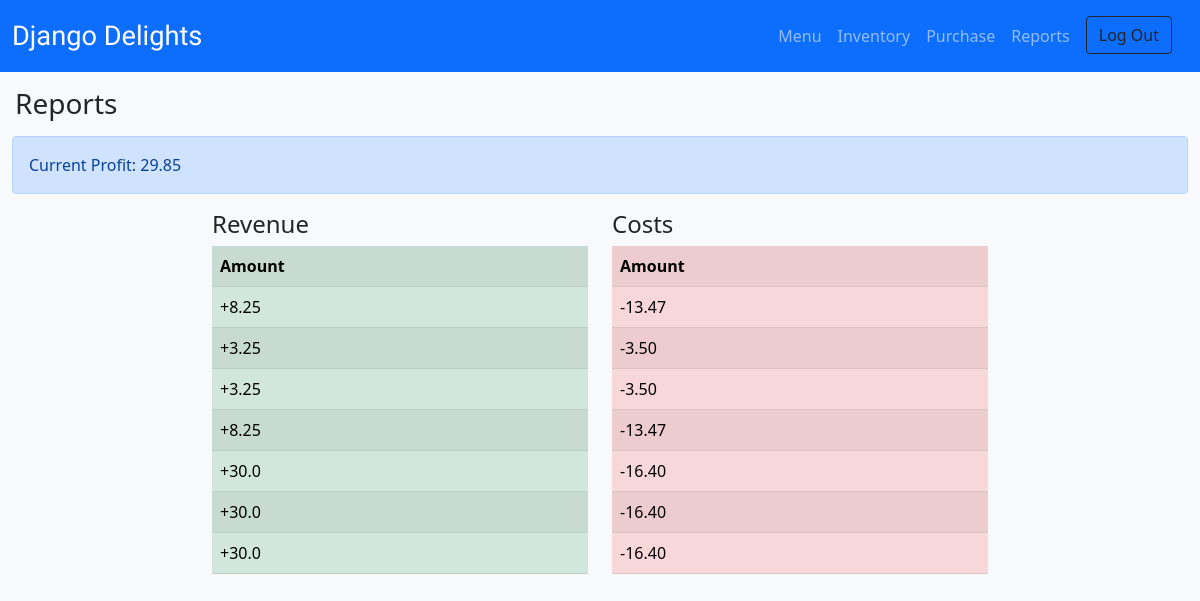
/report/ (signed in), run on the app's committed database.
### djangodelights/models.py (models this page shows, shortened)
class MenuItem(models.Model):
    title = models.CharField(max_length=100)
    price = models.FloatField()

### djangodelights/views.py (the view)
# urls.py: path("report/", views.ReportView.as_view(), name="report"),
class ReportView(LoginRequiredMixin, TemplateView):
    template_name = "djangodelights/report.html"
    def get_context_data(self):
        context = super().get_context_data()
        context["purchases"] = Purchase.objects.all()
        context["revenues"] = [purchase.revenue() for purchase in Purchase.objects.all()]
        context["costs"] = [purchase.cost() for purchase in Purchase.objects.all()]
        context["profit"] = sum([purchase.profit() for purchase in Purchase.objects.all()])
        return context

### djangodelights/models.py (called while the page is built)
    def revenue(self):
        return self.menu_item.price

    def cost(self):
        total = 0
        reqs = RecipeRequirement.objects.filter(menu_item=self.menu_item.id)
        for req in reqs:
            price = req.quantity * req.ingredient.unit_price
            total += price
        return total

    def profit(self):
        return self.revenue() - self.cost()

### djangodelights/templates/djangodelights/report.html (shortened to what this page needs)
{% extends 'base.html'%}
{% load static %}
{% block content %}
<h3>Reports</h3>
<div class="container-fluid">
  <div class="alert alert-primary" role="alert">
  Current Profit: {{profit|floatformat:2}}
  </div>
  <div class="row align-items-center">
    <div class="col-4">
      <h4>Revenue</h4>
      <table class="table table-success table-striped">
        <tr>
          <th>Amount</th>
        </tr>
        {% for revenue in revenues %}
        <tr>
          <td>+{{revenue}}</td>
        </tr>
        {% endfor %}
      </table>
    </div>
      <div class="col-4">
      <h4>Costs</h4>
      <table class="table table-danger table-striped">
        <tr>
          <th>Amount</th>
        </tr>
        {% for cost in costs %}
        <tr>
          <td>-{{cost|floatformat:2}}</td>
        </tr>
        {% endfor %}
      </table>
      </div>
  </div>
{% endblock %}

### djangodelights/static/djangodelights/styles.css (style rules this page uses)
html { font-family: "IBM Plex Sans", sans-serif; }
h3 { margin: 15px; }

### data on the page
MenuItem: revenues "8.25" "8.25"
MenuItem: revenues "3.25" "3.25"
MenuItem: revenues "30.0" "30.0" "30.0"

### other printed values
{{ profit|floatformat:2 }} "29.85"
{{ cost|floatformat:2 }} "13.47" "3.50" "3.50" "13.47" "16.40" "16.40" "16.40"
